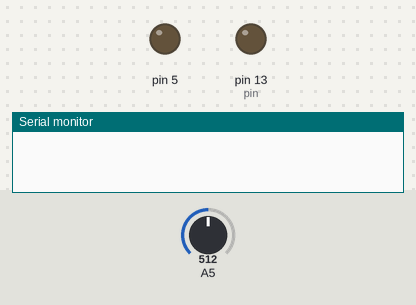
Recording of a sketch running on a simulated Arduino Uno, built with avr-gcc and run on an emulated ATmega328P. Shown: output pins drawn as LEDs (lit = HIGH), the last lines printed to the serial monitor. Inputs (shaded band) come from the test bench; at power-on: A5 = 512.

Above: at 0.05 s.
At 0.6 s:
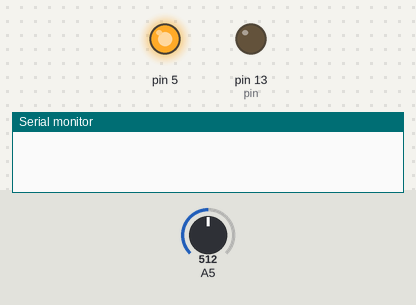
At 2.0 s:
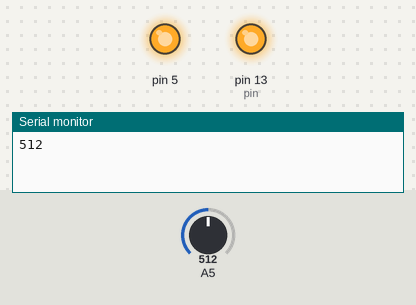
At 5.05 s:
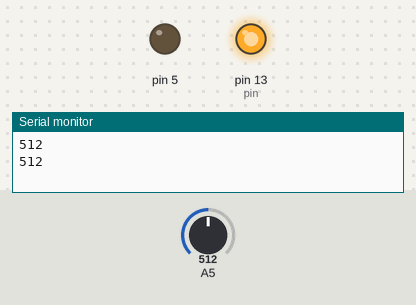
Timing chart, 0 to 6.0 s (numbered marks = the images above):
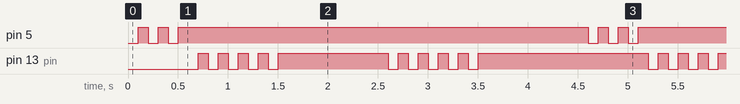

Measured:
- by itself, pin 5: repeats every 4.6 s: LOW 0.10 s, HIGH 0.10 s, LOW 0.10 s, HIGH 4.1 s, LOW 0.10 s, HIGH 0.10 s
- by itself, pin 13 (pin): repeats every 4.6 s: 3 × (LOW 0.10 s, HIGH 0.10 s), LOW 0.10 s, HIGH 1.1 s, 4 × (LOW 0.10 s, HIGH 0.10 s), LOW 0.10 s, HIGH 1.7 s, LOW 0.10 s, HIGH 0.10 s

The sketch:

poo_arduino_eclairage.ino
```cpp
/***********************************
 POO Arduino
 **********************************/
```

Capteur.ino
```cpp
/***********************************
 * classe (abstraite ??) Capteur
 **********************************/

class Capteur {

protected:
  // attribut
  int pin;  // patte de connexion du capteur

public:
  // constructeur par défaut: patte A0
  Capteur() {
    pin=A0;
    pinMode(pin,INPUT);
  }
  // surcharge du constructeur
  Capteur(int p) {
    pin=p;
    pinMode(pin,INPUT);
  }
  // méthode virtuelle pure: comment faire lireValeur() pour un capteur générique??
  virtual int lireValeur() = 0;
}
;
```

Led.ino
```cpp
/***********************************
 * classe Led
 **********************************/

class Led {

private :
  //attributs
  boolean estAllume;
  int pin;

  // méthode privée pour positionner la patte en sortie
  void patteEnSortie() {
    pinMode(pin,OUTPUT);
  }

public:
  Led() {
    pin=13;
    patteEnSortie();
  }
  Led(int p) {
    pin=p;
    patteEnSortie();
  }
  virtual void allumer() {
    estAllume=true;
    digitalWrite(pin,HIGH);
  }
  virtual void eteindre() {
    estAllume=false;
    digitalWrite(pin,LOW);
  }
  void inverser() {
    if (estAllume) eteindre();
    else allumer();
  }
  void bip() {
    inverser();
    delay(100);
    inverser();
    delay(100);
  }

  void bip(int n) {
    for (int i=0;i<n;i++) bip();
  }

}
;
```

Led_inversee.ino
```cpp
/***********************************
 * classe Led
 **********************************/

class Led_inversee:
public Led {
public:
  Led_inversee(int n):
  Led(n) {
  }
  void allumer() {
    Led::eteindre();
  }
  void eteindre() {
    Led::allumer();
  }
};
```

PhotoR.ino
```cpp
/***********************************
 * classe PhotoR,
 * spécialisation de Capteur
 **********************************/

class PhotoR :
public Capteur {
public:
  // constructeur par défaut, photorésistance branchée sur A0
  PhotoR():
  Capteur() {
  }
  // surcharge du constructeur
  PhotoR(int p):
  Capteur(p)
  {
  }
  // lecture de la mesure
  int lireValeur() {
    return analogRead(pin);
  }
}
;
```

z_main.ino
```cpp
PhotoR ldr=PhotoR(A5);
Led l,l13;
boolean flag;

void setup() {
  l=Led_inversee(5);
  l13=Led();
  Serial.begin(9600);
}


void loop() {
  if (ldr.lireValeur()<600)   flag=!flag;
  if (flag) {
    l.bip(3);
  }
  l13.bip(5);
  Serial.println(ldr.lireValeur());
  delay(1000);
}
```
